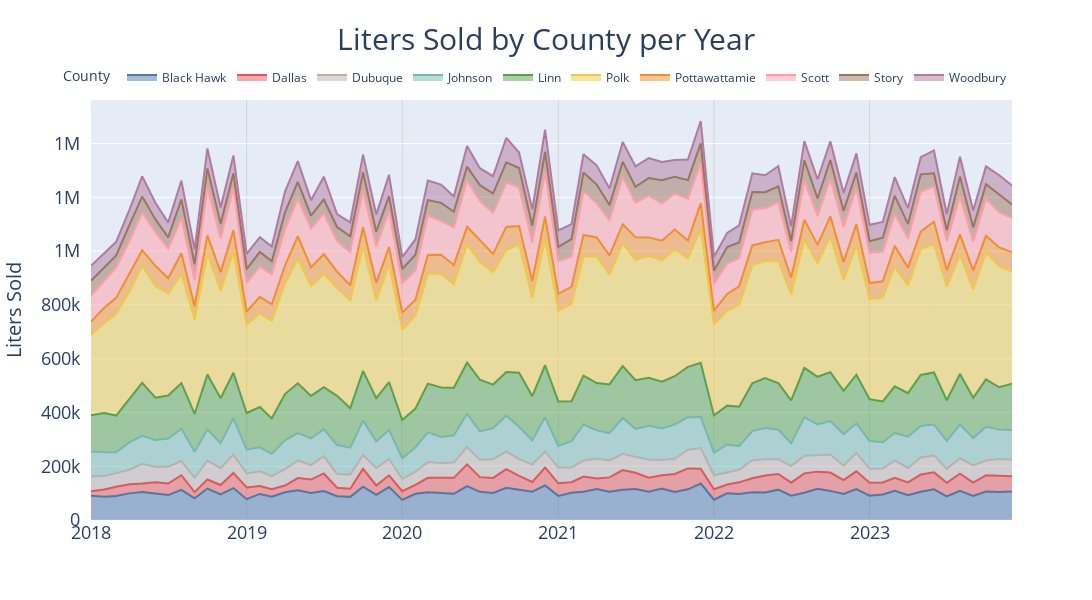

The notebook cell saved with this chart:
### Code cell
# Create the stacked area chart
fig = px.area(
    month_df_long,
    x='month_year', 
    y='liters_sold',
    color='county',
    color_discrete_map=county_colors,  # Custom colors
    title='Liters Sold by County',
    labels={'index': 'Month Year', 'county': 'County ', 'month_year': 'Month Year ', 'liters_sold':'Liters Sold '},
    width = 1100, 
    height = 600
)

# Update layout
fig.update_layout(

        xaxis=dict(
        title=None,
        tickfont=dict(size=18),
        showgrid = True,
        gridcolor = 'LightGrey'

    ), 
    yaxis=dict(
        title="Liters Sold",
        title_font = dict(size = 20),
        tickfont=dict(size=18),
        ticksuffix = '  ',
        tickformat=".0s" # No decimal places, use SI notation

    ),

    legend=dict(
        orientation="h",
        yanchor="bottom",
        y=1.02,
        xanchor="right",
        x=1
    ),
        title=dict(
        text = "Liters Sold by County per Year",  
        font = dict(size = 30),
        x = .5,
        xanchor = 'center'),
       
)
# Display the plot
fig.show()
